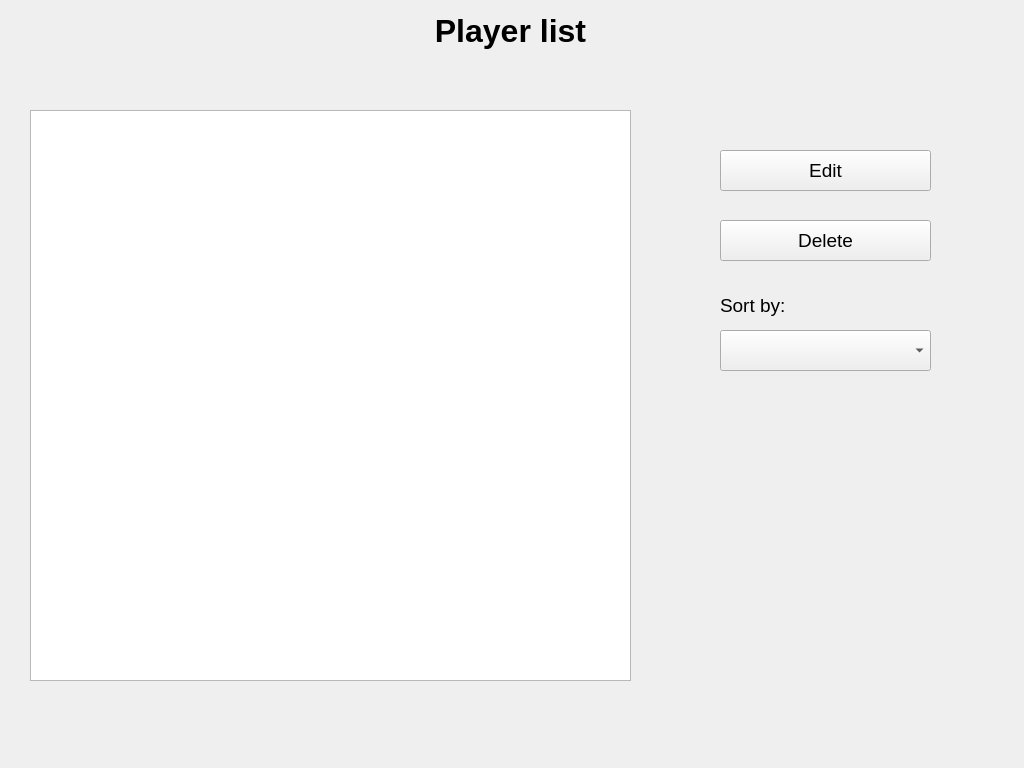
<?xml version="1.0" encoding="UTF-8"?>
<ui version="4.0">
 <class>ListPlayers</class>
 <widget class="QWidget" name="ListPlayers">
  <property name="geometry">
   <rect>
    <x>0</x>
    <y>0</y>
    <width>1024</width>
    <height>768</height>
   </rect>
  </property>
  <property name="windowTitle">
   <string>Form</string>
  </property>
  <widget class="QLabel" name="label">
   <property name="geometry">
    <rect>
     <x>0</x>
     <y>10</y>
     <width>1021</width>
     <height>41</height>
    </rect>
   </property>
   <property name="font">
    <font>
     <pointsize>24</pointsize>
     <weight>75</weight>
     <bold>true</bold>
    </font>
   </property>
   <property name="text">
    <string>Player list</string>
   </property>
   <property name="alignment">
    <set>Qt::AlignCenter</set>
   </property>
  </widget>
  <widget class="QTableWidget" name="players_table">
   <property name="geometry">
    <rect>
     <x>30</x>
     <y>110</y>
     <width>601</width>
     <height>571</height>
    </rect>
   </property>
   <property name="font">
    <font>
     <pointsize>14</pointsize>
    </font>
   </property>
  </widget>
  <widget class="QPushButton" name="edit_button">
   <property name="geometry">
    <rect>
     <x>720</x>
     <y>150</y>
     <width>211</width>
     <height>41</height>
    </rect>
   </property>
   <property name="font">
    <font>
     <pointsize>14</pointsize>
    </font>
   </property>
   <property name="text">
    <string>Edit</string>
   </property>
  </widget>
  <widget class="QPushButton" name="delete_button">
   <property name="geometry">
    <rect>
     <x>720</x>
     <y>220</y>
     <width>211</width>
     <height>41</height>
    </rect>
   </property>
   <property name="font">
    <font>
     <pointsize>14</pointsize>
    </font>
   </property>
   <property name="text">
    <string>Delete</string>
   </property>
  </widget>
  <widget class="QLabel" name="label_2">
   <property name="geometry">
    <rect>
     <x>720</x>
     <y>290</y>
     <width>81</width>
     <height>31</height>
    </rect>
   </property>
   <property name="font">
    <font>
     <pointsize>14</pointsize>
    </font>
   </property>
   <property name="text">
    <string>Sort by:</string>
   </property>
  </widget>
  <widget class="QComboBox" name="sort_box">
   <property name="geometry">
    <rect>
     <x>720</x>
     <y>330</y>
     <width>211</width>
     <height>41</height>
    </rect>
   </property>
   <property name="font">
    <font>
     <pointsize>14</pointsize>
    </font>
   </property>
  </widget>
 </widget>
 <resources/>
 <connections/>
</ui>
